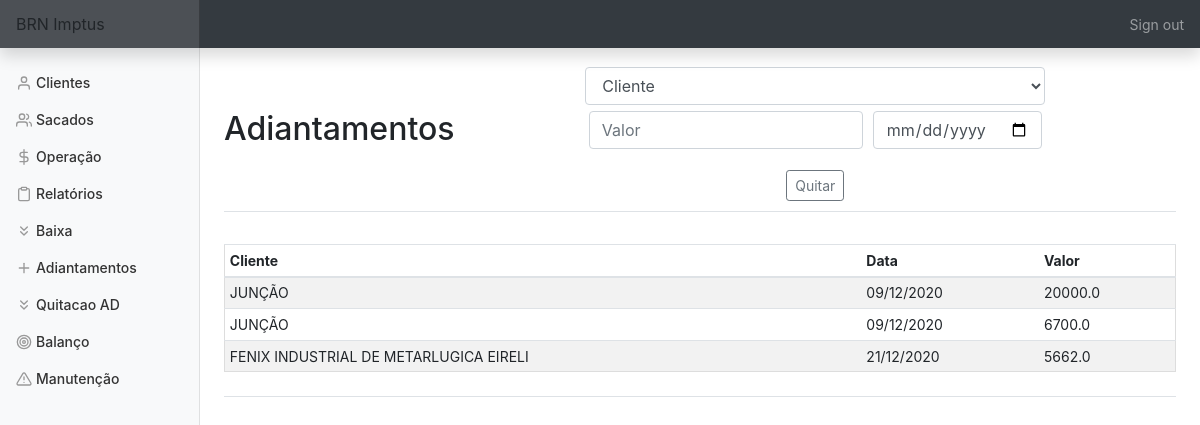
Page /quitacao (signed in) on the earlier database version.
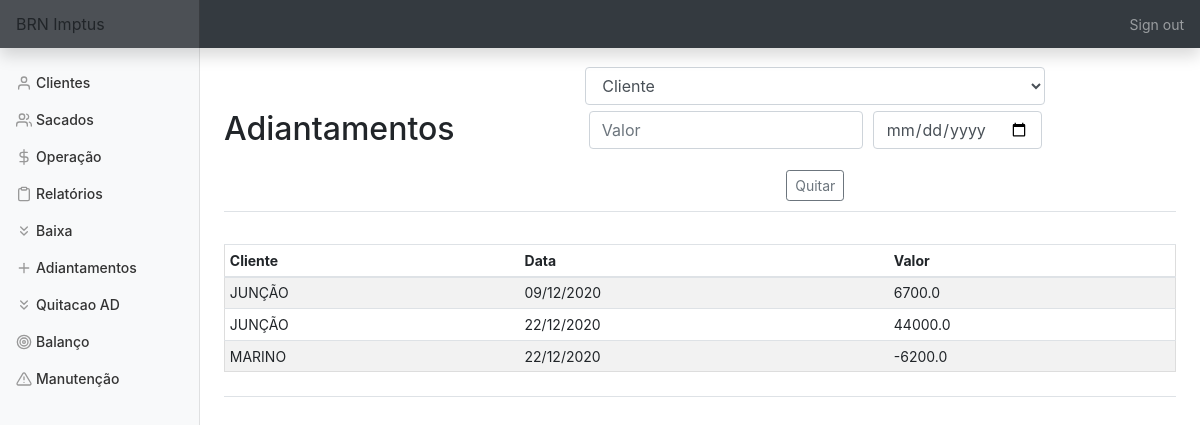
Same page on the later database version.
### tables this page shows
CREATE TABLE adiantamentos (cliente_id INTEGER, data DATE, valor FLOAT, FOREIGN KEY (cliente_id) REFERENCES clientes(id));

CREATE TABLE clientes (id INTEGER PRIMARY KEY AUTOINCREMENT NOT NULL,
						nome TEXT NOT NULL,
						cep TEXT NOT NULL,
						endereço TEXT NOT NULL, cnpj TEXT, taxa FLOAT);

### app.py (the view, shortened to what this page needs)
@app.route('/quitacao', methods=['GET', 'POST'])
@login_required
def quitacao():
    con = sqlite3.connect(DATABASE)
    con.row_factory = sqlite3.Row
    cur = con.cursor()
    cliente = cur.execute('SELECT nome FROM clientes')
    cliente = cur.fetchall()
    ad = cur.execute('SELECT clientes.nome, adiantamentos.data, adiantamentos.valor FROM adiantamentos JOIN clientes ON adiantamentos.cliente_id=clientes.id;')
    ad = cur.fetchall()
    if request.method == 'GET':
        return render_template('quitacao.html', cliente=cliente, adiantamento=ad)

### app.py (called while the page is built)
@app.after_request
def after_request(response):
    response.headers["Cache-Control"] = "no-cache, no-store, must-revalidate"
    response.headers["Expires"] = 0
    response.headers["Pragma"] = "no-cache"
    return response

### helper.py (called while the page is built)
def login_required(f):
    @wraps(f)
    def decorated_function(*args, **kwargs):
        if session.get("user_id") is None:
            return redirect("/login")
        return f(*args, **kwargs)
    return decorated_function

### templates/quitacao.html (shortened to what this page needs)
{% extends "layout.html" %}
{% block main %}
    <div class='d-flex justify-content-between flex-warp flex-md-nowrap align-items-center pt-3 pb-2 mb-3 border-bottom'>
        <h1 class='h2'>Adiantamentos</h1>
            <form action='quitacao' method='POST'>
                <div class='form-group'>
                        <select class="form-control" name="cliente" required title='Selecione o cliente' alt='Selecione o cliente'>
                            <option disabled selected value>Cliente</option>
                        </select>
                        <input title='Insira o valor do adiantamento' alt='Insira o valor do adiantamento'name='valor' autofocus class='form-control' placeholder='Valor' type='number' step='0.01' data-mask='000.000,00' required>
                        <input title='Insira a data adiantamento' alt='Insira a data do adiantamento'name='data' autofocus class='form-control' placeholder='Data do AD' type='date' required>
                </div>
                <button type='submit' id='baixa' class='btn btn-sm btn-outline-secondary'>Quitar</button>
            </form>
    </div>
    <div class='d-flex justify-content-between flex-warp flex-md-nowrap align-items-center pt-3 pb-2 mb-3 border-bottom'>
        <div class='table-responsive'>
            <table class='table table-striped table-sm'>
                <thead>
                    <tr>
                        <th>Cliente</th>
                        <th>Data</th>
                        <th>Valor</th>
                    </tr>
                </thead>
                <tbody>
                    {% for row in adiantamento %}
                        <tr>
                            <td>{{ row['nome'] }}</td>
                            {% set lt = row['data'].split('-') %}
                            <td>{{ lt[2]+'/'+lt[1]+'/'+lt[0] }}</td>
                            <td>{{ row['valor'] }}</td>
                        </tr>
                    {% endfor %}
                </tbody>
            </table>
        </div>
    </div>
{% endblock %}

Differences in the rows shown:
removed adiantamentos: nome "JUNÇÃO", data "09/12/2020", valor "20000.0"
removed adiantamentos: nome "FENIX INDUSTRIAL DE METARLUGICA EIRELI", data "21/12/2020", valor "5662.0"
added adiantamentos: nome "JUNÇÃO", data "22/12/2020", valor "44000.0"
added adiantamentos: nome "MARINO", data "22/12/2020", valor "-6200.0"
